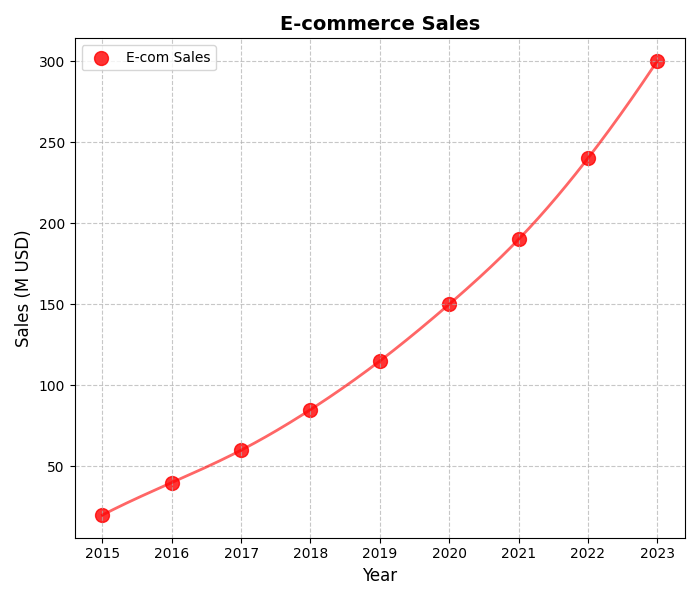

Write the Python code that produced this figure.
import matplotlib.pyplot as plt
import numpy as np
from scipy.interpolate import make_interp_spline

years = np.array([2015, 2016, 2017, 2018, 2019, 2020, 2021, 2022, 2023])
e_commerce_sales = np.array([20, 40, 60, 85, 115, 150, 190, 240, 300])

fig, ax1 = plt.subplots(figsize=(7, 6))  # Updated for single plot configuration

ax1.scatter(years, e_commerce_sales, color='red', label='E-com Sales', marker='o', s=100, alpha=0.8)

years_fine = np.linspace(years.min(), years.max(), 300)
e_commerce_spline = make_interp_spline(years, e_commerce_sales)(years_fine)

ax1.plot(years_fine, e_commerce_spline, color='red', linestyle='-', linewidth=2, alpha=0.6)

ax1.set_title("E-commerce Sales", fontsize=14, weight='bold')
ax1.set_xlabel("Year", fontsize=12)
ax1.set_ylabel("Sales (M USD)", fontsize=12)
ax1.legend(loc='upper left')
ax1.grid(True, linestyle='--', alpha=0.7)

plt.tight_layout()
plt.show()
